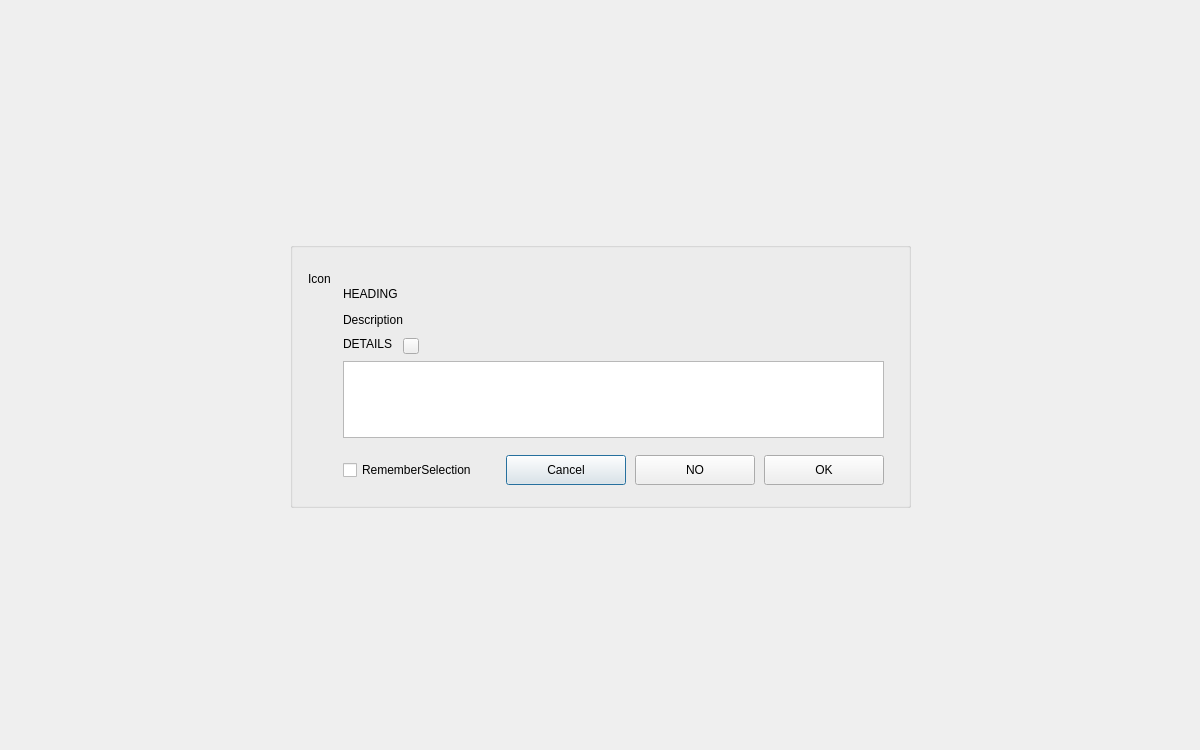
<?xml version="1.0" encoding="UTF-8"?>
<ui version="4.0">
 <class>C_OgeWiCustomMessage</class>
 <widget class="QDialog" name="C_OgeWiCustomMessage">
  <property name="geometry">
   <rect>
    <x>0</x>
    <y>0</y>
    <width>1200</width>
    <height>750</height>
   </rect>
  </property>
  <layout class="QVBoxLayout" name="verticalLayout_2" stretch="1,0,1">
   <property name="leftMargin">
    <number>25</number>
   </property>
   <property name="topMargin">
    <number>25</number>
   </property>
   <property name="rightMargin">
    <number>25</number>
   </property>
   <property name="bottomMargin">
    <number>25</number>
   </property>
   <item>
    <spacer name="verticalSpacer_4">
     <property name="orientation">
      <enum>Qt::Vertical</enum>
     </property>
     <property name="sizeHint" stdset="0">
      <size>
       <width>0</width>
       <height>0</height>
      </size>
     </property>
    </spacer>
   </item>
   <item>
    <layout class="QHBoxLayout" name="horizontalLayout" stretch="1,0,1">
     <item>
      <spacer name="horizontalSpacer_4">
       <property name="orientation">
        <enum>Qt::Horizontal</enum>
       </property>
       <property name="sizeHint" stdset="0">
        <size>
         <width>0</width>
         <height>0</height>
        </size>
       </property>
      </spacer>
     </item>
     <item>
      <widget class="stw::opensyde_gui_elements::C_OgeGbxMouseMove" name="pc_GroupBoxBackground">
       <property name="minimumSize">
        <size>
         <width>450</width>
         <height>200</height>
        </size>
       </property>
       <layout class="QHBoxLayout" name="horizontalLayout_2">
        <property name="spacing">
         <number>0</number>
        </property>
        <property name="leftMargin">
         <number>0</number>
        </property>
        <property name="topMargin">
         <number>0</number>
        </property>
        <property name="bottomMargin">
         <number>0</number>
        </property>
        <item>
         <layout class="QVBoxLayout" name="pc_WidgetFrame">
          <property name="leftMargin">
           <number>15</number>
          </property>
          <property name="topMargin">
           <number>24</number>
          </property>
          <property name="rightMargin">
           <number>12</number>
          </property>
          <property name="bottomMargin">
           <number>9</number>
          </property>
          <item>
           <widget class="QLabel" name="pc_LabelIcon">
            <property name="text">
             <string>Icon</string>
            </property>
            <property name="alignment">
             <set>Qt::AlignLeading|Qt::AlignLeft|Qt::AlignVCenter</set>
            </property>
            <property name="margin">
             <number>12</number>
            </property>
           </widget>
          </item>
          <item>
           <spacer name="verticalSpacer_2">
            <property name="orientation">
             <enum>Qt::Vertical</enum>
            </property>
            <property name="sizeHint" stdset="0">
             <size>
              <width>0</width>
              <height>0</height>
             </size>
            </property>
           </spacer>
          </item>
         </layout>
        </item>
        <item>
         <layout class="QVBoxLayout" name="verticalLayout_4" stretch="0,0,0,0,1,0,0">
          <property name="topMargin">
           <number>39</number>
          </property>
          <property name="rightMargin">
           <number>15</number>
          </property>
          <property name="bottomMargin">
           <number>9</number>
          </property>
          <item>
           <widget class="stw::opensyde_gui_elements::C_OgeLabHeadingMessage" name="pc_LabelHeading">
            <property name="focusPolicy">
             <enum>Qt::NoFocus</enum>
            </property>
            <property name="text">
             <string>HEADING</string>
            </property>
            <property name="textInteractionFlags">
             <set>Qt::LinksAccessibleByMouse|Qt::TextSelectableByMouse</set>
            </property>
           </widget>
          </item>
          <item>
           <spacer name="verticalSpacer_5">
            <property name="orientation">
             <enum>Qt::Vertical</enum>
            </property>
            <property name="sizeType">
             <enum>QSizePolicy::Fixed</enum>
            </property>
            <property name="sizeHint" stdset="0">
             <size>
              <width>20</width>
              <height>12</height>
             </size>
            </property>
           </spacer>
          </item>
          <item>
           <widget class="stw::opensyde_gui_elements::C_OgeLabDescriptionMessage" name="pc_LabelDescription">
            <property name="text">
             <string>Description</string>
            </property>
            <property name="wordWrap">
             <bool>true</bool>
            </property>
            <property name="textInteractionFlags">
             <set>Qt::LinksAccessibleByMouse|Qt::TextSelectableByMouse</set>
            </property>
           </widget>
          </item>
          <item>
           <layout class="QHBoxLayout" name="horizontalLayout_7">
            <property name="spacing">
             <number>0</number>
            </property>
            <item>
             <widget class="stw::opensyde_gui_elements::C_OgeLabHeadingMessage" name="pc_LabelDetails">
              <property name="text">
               <string>DETAILS</string>
              </property>
             </widget>
            </item>
            <item>
             <widget class="QWidget" name="widget_4" native="true">
              <layout class="QVBoxLayout" name="verticalLayout_3">
               <property name="leftMargin">
                <number>10</number>
               </property>
               <property name="topMargin">
                <number>11</number>
               </property>
               <property name="bottomMargin">
                <number>7</number>
               </property>
               <item>
                <widget class="stw::opensyde_gui_elements::C_OgePubSvgIconOnly" name="pc_ButtonDetails">
                 <property name="sizePolicy">
                  <sizepolicy hsizetype="Fixed" vsizetype="Fixed">
                   <horstretch>0</horstretch>
                   <verstretch>0</verstretch>
                  </sizepolicy>
                 </property>
                 <property name="minimumSize">
                  <size>
                   <width>16</width>
                   <height>16</height>
                  </size>
                 </property>
                 <property name="maximumSize">
                  <size>
                   <width>16</width>
                   <height>16</height>
                  </size>
                 </property>
                 <property name="focusPolicy">
                  <enum>Qt::NoFocus</enum>
                 </property>
                 <property name="text">
                  <string/>
                 </property>
                </widget>
               </item>
              </layout>
             </widget>
            </item>
            <item>
             <spacer name="horizontalSpacer_3">
              <property name="orientation">
               <enum>Qt::Horizontal</enum>
              </property>
              <property name="sizeHint" stdset="0">
               <size>
                <width>50</width>
                <height>0</height>
               </size>
              </property>
             </spacer>
            </item>
           </layout>
          </item>
          <item>
           <widget class="stw::opensyde_gui_elements::C_OgeTebMessageDetails" name="pc_TebDetails">
            <property name="minimumSize">
             <size>
              <width>350</width>
              <height>0</height>
             </size>
            </property>
            <property name="maximumSize">
             <size>
              <width>16777215</width>
              <height>77</height>
             </size>
            </property>
           </widget>
          </item>
          <item>
           <spacer name="verticalSpacer">
            <property name="orientation">
             <enum>Qt::Vertical</enum>
            </property>
            <property name="sizeHint" stdset="0">
             <size>
              <width>0</width>
              <height>9</height>
             </size>
            </property>
           </spacer>
          </item>
          <item>
           <layout class="QHBoxLayout" name="horizontalLayout_4">
            <property name="spacing">
             <number>9</number>
            </property>
            <property name="topMargin">
             <number>3</number>
            </property>
            <property name="bottomMargin">
             <number>6</number>
            </property>
            <item>
             <widget class="stw::opensyde_gui_elements::C_OgeChxDefaultCheckedDisabled" name="pc_ChxRememberSelection">
              <property name="minimumSize">
               <size>
                <width>0</width>
                <height>40</height>
               </size>
              </property>
              <property name="maximumSize">
               <size>
                <width>16777215</width>
                <height>40</height>
               </size>
              </property>
              <property name="text">
               <string>RememberSelection</string>
              </property>
             </widget>
            </item>
            <item>
             <spacer name="horizontalSpacer_2">
              <property name="orientation">
               <enum>Qt::Horizontal</enum>
              </property>
              <property name="sizeHint" stdset="0">
               <size>
                <width>20</width>
                <height>0</height>
               </size>
              </property>
             </spacer>
            </item>
            <item>
             <widget class="stw::opensyde_gui_elements::C_OgePubMessageCancel" name="pc_ButtonCancel">
              <property name="minimumSize">
               <size>
                <width>120</width>
                <height>30</height>
               </size>
              </property>
              <property name="maximumSize">
               <size>
                <width>16777215</width>
                <height>30</height>
               </size>
              </property>
              <property name="text">
               <string>Cancel</string>
              </property>
             </widget>
            </item>
            <item>
             <widget class="stw::opensyde_gui_elements::C_OgePubMessageCancel" name="pc_ButtonNo">
              <property name="minimumSize">
               <size>
                <width>120</width>
                <height>30</height>
               </size>
              </property>
              <property name="maximumSize">
               <size>
                <width>16777215</width>
                <height>30</height>
               </size>
              </property>
              <property name="text">
               <string>NO</string>
              </property>
             </widget>
            </item>
            <item>
             <widget class="stw::opensyde_gui_elements::C_OgePubMessageOk" name="pc_ButtonOk">
              <property name="minimumSize">
               <size>
                <width>120</width>
                <height>30</height>
               </size>
              </property>
              <property name="maximumSize">
               <size>
                <width>16777215</width>
                <height>30</height>
               </size>
              </property>
              <property name="text">
               <string>OK</string>
              </property>
             </widget>
            </item>
           </layout>
          </item>
         </layout>
        </item>
       </layout>
      </widget>
     </item>
     <item>
      <spacer name="horizontalSpacer">
       <property name="orientation">
        <enum>Qt::Horizontal</enum>
       </property>
       <property name="sizeHint" stdset="0">
        <size>
         <width>0</width>
         <height>0</height>
        </size>
       </property>
      </spacer>
     </item>
    </layout>
   </item>
   <item>
    <spacer name="verticalSpacer_3">
     <property name="orientation">
      <enum>Qt::Vertical</enum>
     </property>
     <property name="sizeHint" stdset="0">
      <size>
       <width>0</width>
       <height>0</height>
      </size>
     </property>
    </spacer>
   </item>
  </layout>
 </widget>
 <customwidgets>
  <customwidget>
   <class>stw::opensyde_gui_elements::C_OgeTebMessageDetails</class>
   <extends>QTextBrowser</extends>
   <header>C_OgeTebMessageDetails.hpp</header>
  </customwidget>
  <customwidget>
   <class>stw::opensyde_gui_elements::C_OgeLabHeadingMessage</class>
   <extends>QLabel</extends>
   <header>C_OgeLabHeadingMessage.hpp</header>
  </customwidget>
  <customwidget>
   <class>stw::opensyde_gui_elements::C_OgeGbxMouseMove</class>
   <extends>QGroupBox</extends>
   <header>C_OgeGbxMouseMove.hpp</header>
   <container>1</container>
  </customwidget>
  <customwidget>
   <class>stw::opensyde_gui_elements::C_OgeLabDescriptionMessage</class>
   <extends>QLabel</extends>
   <header>C_OgeLabDescriptionMessage.hpp</header>
  </customwidget>
  <customwidget>
   <class>stw::opensyde_gui_elements::C_OgePubSvgIconOnly</class>
   <extends>QPushButton</extends>
   <header>C_OgePubSvgIconOnly.hpp</header>
  </customwidget>
  <customwidget>
   <class>stw::opensyde_gui_elements::C_OgePubMessageOk</class>
   <extends>QPushButton</extends>
   <header>C_OgePubMessageOk.hpp</header>
  </customwidget>
  <customwidget>
   <class>stw::opensyde_gui_elements::C_OgePubMessageCancel</class>
   <extends>QPushButton</extends>
   <header>C_OgePubMessageCancel.hpp</header>
  </customwidget>
  <customwidget>
   <class>stw::opensyde_gui_elements::C_OgeChxDefaultCheckedDisabled</class>
   <extends>QCheckBox</extends>
   <header>C_OgeChxDefaultCheckedDisabled.hpp</header>
  </customwidget>
 </customwidgets>
 <tabstops>
  <tabstop>pc_ButtonOk</tabstop>
  <tabstop>pc_ButtonCancel</tabstop>
  <tabstop>pc_ButtonNo</tabstop>
  <tabstop>pc_TebDetails</tabstop>
 </tabstops>
 <resources/>
 <connections/>
</ui>
